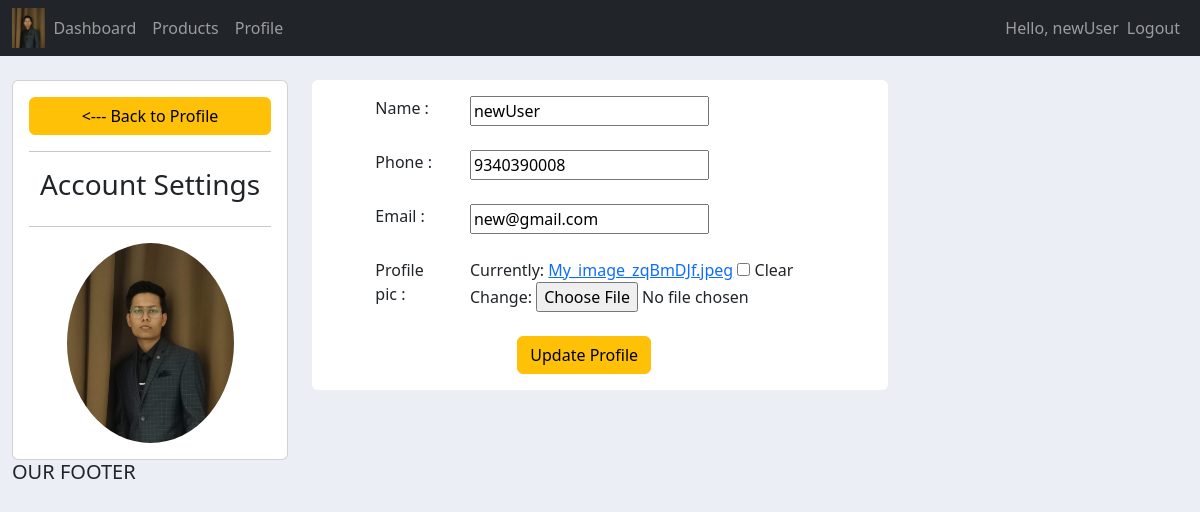
The page /profile/ (signed in) on the database its author committed.
### accounts/models.py (models this page shows, shortened)
class Customer(models.Model):
    user = models.OneToOneField(User,on_delete=models.CASCADE,null=True)
    name = models.CharField(max_length=200,null=True,blank=True)
    phone = models.CharField(max_length=200,null=True,blank=True)
    email = models.CharField(max_length=200,null=True,blank=True)
    profile_pic = models.ImageField(default='avatar.png',null=True, blank=True)
    date_created = models.DateTimeField(auto_now_add=True,null=True)

### users/decorators.py (the view)
        def wrapper_func(request,*args,**kwargs):
            groups = request.user.groups.all()
            for group in groups :
                if group.name in allowed_roles :
                    return view_func(request,*args,**kwargs)
            return HttpResponse(render(request,'users/unauthorised.html'),status=401)

### accounts/forms.py
class customerForm(forms.ModelForm):
    class Meta:
        model = Customer
        fields = '__all__'
        exclude = ['user']

### accounts/views.py (called while the page is built, shortened)
@login_required
@allowed_users(['Customer'])
def customerProfile(request):
    customer = request.user.customer
    profile_form = customerForm(instance=customer)
    context = {
            'customer': customer,
            'profile_form' : profile_form,
    }
    return render(request,'accounts/customer_profile.html',context)

### accounts/templates/accounts/customer_profile.html (shortened to what this page needs)
{% extends 'accounts/main.html' %}
{% block body %}
    <br>
    <div class="row">
      <div class="col-md-3">
        <div class="card card-body">
          <a href="{% url 'home' %}" class="btn btn-warning"><---  Back to Profile</a>
          <hr>
          <h3 style="text-align: center">Account Settings</h3>
          <hr>
          <img class="profile-pic" src="{{ customer.profile_pic.url }}" alt="">
        </div>
      </div>
      <div class="col-md-6">
        <div class="card card-body border-0 mb-3">
          <form method="POST" enctype="multipart/form-data">
                <div class="form-group">
                  {% for field in profile_form %}
                  <div class="row">
                    <div class="col-md-2 offset-md-1">
                      {{ field.label }} :
                    </div>
                    <div class="col-md-9">
                      {{ field }}
                    </div>
                  </div>
                  <br>
                  {% endfor %}
                  <div class="row justify-content-center">
                    <div class="col-md-4">
                      <button class="btn btn-warning" type="submit" name="button">Update Profile</button>
                    </div>
                  </div>
                </div>
          </form>
        </div>
      </div>
    </div>
{% endblock %}

### accounts/templates/accounts/navbar.html (shortened to what this page needs)
{% load static %}
<nav class="navbar navbar-expand-lg navbar-dark bg-dark">
  <div class="container-fluid">
    <img src="{% static 'images/my_image.jpeg' %}" alt="" height="40px">
    <div class="collapse navbar-collapse" id="navbarNav">
      <ul class="navbar-nav">
            <li class="nav-item">
              <a class="nav-link" aria-current="page" href="{% url 'home' %}">Dashboard</a>
            </li>
            <li class="nav-item">
              <a class="nav-link" href="{% url 'products' %}">Products</a>
            </li>
            <li class="nav-item">
              <a class="nav-link" href="{% url 'customer_profile' %}">Profile</a>
            </li>
      </ul>
      <ul class="navbar-nav ms-auto">
        <span class="navbar-text">
          Hello, {{ user.username }}
        </span>
        <li class="nav-item">
          <a class="nav-link" href="{% url 'logout' %}">Logout</a>
        </li>
      </ul>
    </div>
  </div>
</nav>

### static/css/main.css (style rules this page uses)
body { background-color: #ebeff5; }

### accounts/templates/accounts/customer_profile.html (style rules this page uses)
.profile-pic { max-width: 200px; max-height: 200px; margin: 0 auto; border-radius: 50%; }

### rows shown on the page
Customer: profile_pic (picture), profile_form "newUser" "9340390008" "new@gmail.com"

### other values the page prints
{{ user.username }} "newUser"
{{ field.label }} "Name" "Phone" "Email" "Profile pic"
